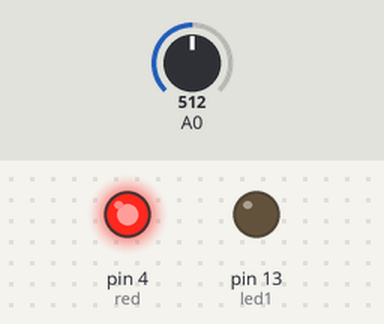
This sketch was run on a simulated Arduino Uno, built with avr-gcc and run on an emulated ATmega328P. Shown: output pins drawn as LEDs (lit = HIGH). The inputs (shaded band) are chosen by the test bench; at power-on: A0 = 512. What the sketch prints to the serial monitor is not drawn.

Above: at 4.6 s.
4.7 s: A0 set to 214
8.6 s: A0 set to 187
At 11.7 s:
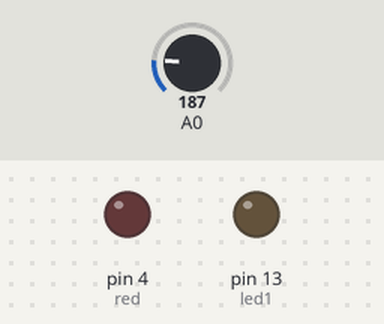
17.9 s: A0 set to 207
20.6 s: A0 set to 230
At 23.4 s:
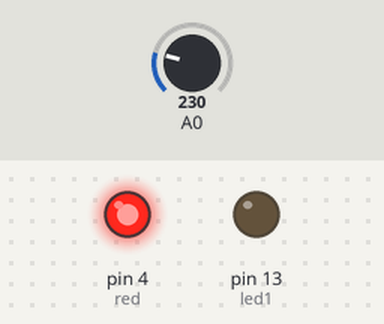
23.9 s: A0 set to 122
At 25.7 s:
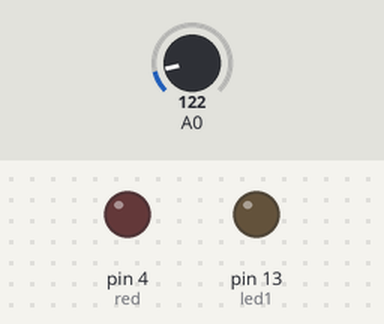
Timing chart, 0 to 27.2 s (numbered marks = the images above; inputs shaded):
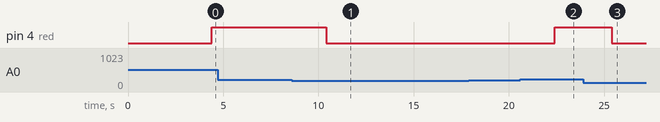

The sketch:

gsm_and_multimeter.ino
```cpp
char inchar; //Willhold the incoming character from the  Serial Port.
 int led1 = 13;
 int red=4;
 int green=5;
 int volt;
 float voltage;
 void setup()
 {

 pinMode(led1, OUTPUT);
 pinMode(red, OUTPUT);
 digitalWrite(green,OUTPUT);
 digitalWrite(led1, LOW);
 Serial.begin(9600);
 Serial.print("pin state low\n");
 delay(3000); // give time for GSM module to register on network.
 Serial.println("AT+CMGF=1"); // set SMS mode to text
 delay(200);
 Serial.println("AT+CNMI=2,2,0,0,0"); // set module to send SMS data to serial out upon receipt
 delay(200);
 }
 void loop()
 {
 //If #a1b1c1d1 comes as sms, all led's should light up.
 volt= analogRead(A0);
  voltage =volt*(5.0 * 11/1024 );
  Serial.print("Voltage = ");
  Serial.print(voltage);
  Serial.println("V");
  delay(1000);
 if(Serial.available() >0)
 {
 inchar=Serial.read();
       if (inchar=='#')
        {
            delay(10);

            inchar=Serial.read();
            //first led
            if (inchar=='a')//closed
             {
               delay(10);
               inchar=Serial.read();
               if (inchar=='0')//closed
                   {
                    digitalWrite(led1, LOW);
                    delay(1000);

                    Serial.print("Relay 1 LOW\n");
                     delay(1000);
                   Serial.println("AT+CMGD=1,4");                   //Delete all message
                    delay(500);
                    Serial.println("AT+CMGF=1");

                    delay(500);
                    Serial.println("AT+CMGS=\"8008482832\"");//Change the receiver phone number
                    delay(500);
                    Serial.print("Power OFF");    //the message you want to send
                    delay(500);
                    Serial.write(26);
                    delay(500);
                    }
                       else if (inchar=='1')
                          {
                          digitalWrite(led1, HIGH);
                          delay(1000);

                          Serial.print("Relay 1 HIGH\n");
                           delay(1000);
                       Serial.println("AT+CMGD=1,4");                   //Delete all message
                          delay(500);
                          Serial.println("AT+CMGF=1");
                          delay(500);
                          Serial.println("AT+CMGS=\"8008482832\"");//Change the receiver phone number
                          delay(500);
                          Serial.print("Power ON");    //the message you want to send
                          delay(500);
                          Serial.write(26);
                          delay(500);
                          }

        delay(10);

             }
              Serial.println("AT+CMGD=1,4");
        }

    }
    if(voltage>11.9)
  {
    digitalWrite(red,HIGH);
    digitalWrite(green,LOW);
     Serial.println("AT+CMGF=1");
    delay(500);
    Serial.println("AT+CMGS=\"8008482832\"");
    delay(500);
    Serial.print("POWER CAME");
    delay(500);
    Serial.write(26);
    delay(500);

  }
  if(voltage<10.5)
  {
    digitalWrite(red,LOW);
    digitalWrite(green,HIGH);
    Serial.println("AT+CMGF=1");
    delay(500);
    Serial.println("AT+CMGS=\"8008482832\"");
    delay(500);
    Serial.print("POWER GONE");
    delay(500);
    Serial.write(26);
    delay(500);

  }

}
```

Measured:
- the behaviour switches between 196 and 195 on A0 (found by bisection; images 0 and 1)
- the behaviour switches between 221 and 222 on A0 (found by bisection; images 1 and 2)
- after the input at 4.7 s, every drawn part: stays the same
- after the input at 8.6 s, pin 4 (red): HIGH → LOW after 1.8 s
- after the input at 17.9 s, every drawn part: stays the same
- after the input at 20.6 s, pin 4 (red): LOW → HIGH after 1.8 s
- after the input at 23.9 s, pin 4 (red): HIGH → LOW after 1.5 s
